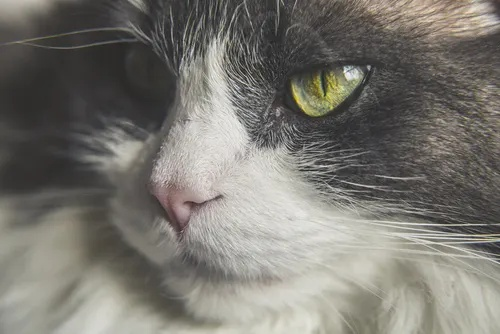
#> input picture image_converted.jpg, 500 x 334 px
$ jupyter execute 'Assignment - 8.ipynb'
#> lines starting #> are read from the running program, lines starting #| are printed output that depends on the picture; after the words box and inside, x2 and y2 are one past the last pixel; in counts of white or black regions, pixels touching at a corner belong together
[cell 1]
import cv2
import numpy as np
import matplotlib.pyplot as plt
from skimage.feature import hog
from skimage import color

image = cv2.imread("image_converted.jpg")
#> image is the input picture: shape (334, 500, 3); mean B, G, R 112.3, 119, 121.2
image = cv2.cvtColor(image, cv2.COLOR_BGR2RGB)
gray = cv2.cvtColor(image, cv2.COLOR_RGB2GRAY)

hog_features, hog_image = hog(gray, orientations=9, pixels_per_cell=(4, 4),
                              cells_per_block=(2, 2), visualize=True, block_norm='L2-Hys')
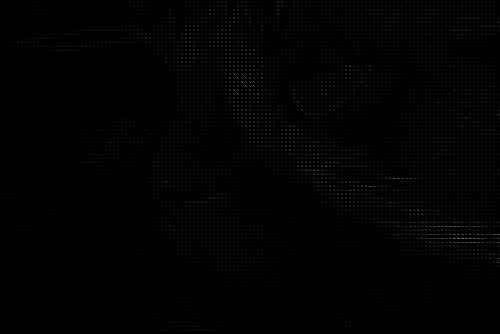
#> hog_image: shape (334, 500) float64; min 0, max 105, mean 2.1

fig, (ax1, ax2) = plt.subplots(1, 2, figsize=(12, 6))

ax1.imshow(image)
ax1.set_title("Original Image")
ax1.axis("off")

ax2.imshow(hog_image, cmap="gray")
ax2.set_title("HOG Features")
ax2.axis("off")

plt.show()
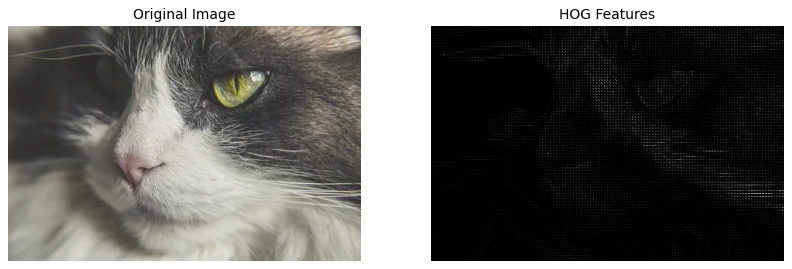
#> figure drawn by matplotlib, 2 panels

[cell 2]
import cv2
import matplotlib.pyplot as plt

# Load the image
img = cv2.imread('pedestrian.jpg')
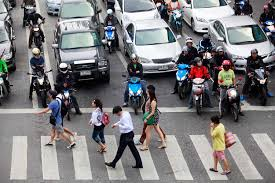
#> input picture pedestrian.jpg, 275 x 183 px
#> img is the input picture: shape (183, 275, 3); mean B, G, R 125.3, 123.4, 124.5
img = cv2.resize(img, (800, 600))  # Optional resizing for speed
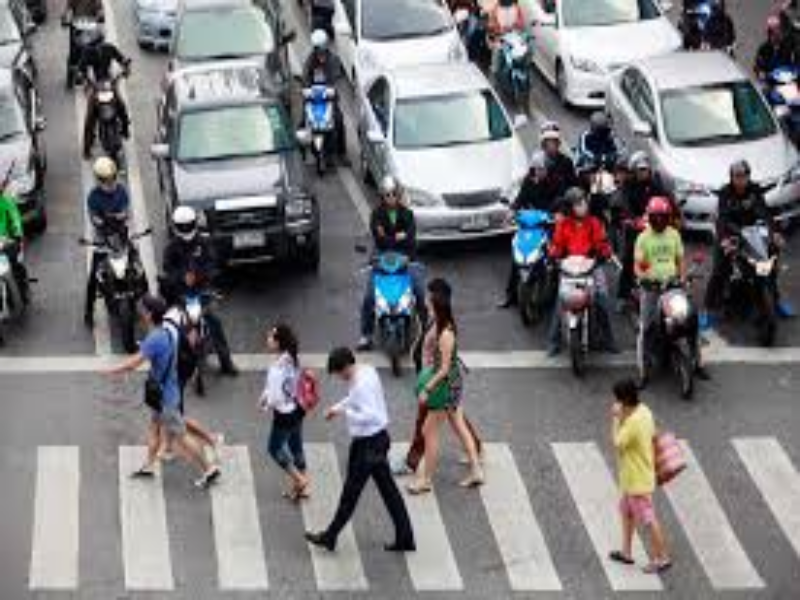
#> img: shape (600, 800, 3); mean B, G, R 125.2, 123.3, 124.3

# Initialize HOG descriptor/person detector
hog = cv2.HOGDescriptor()
hog.setSVMDetector(cv2.HOGDescriptor_getDefaultPeopleDetector())

# Detect people
(rects, weights) = hog.detectMultiScale(
    img,
    winStride=(8, 8),
    padding=(8, 8),
    scale=1.05
)
#> rects = [[61, 209, 91, 181], [580, 376, 112, 223], [51, 4, 95, 189], [232, 305, 108, 215], [600, 170, 118, 236], [106, 276, 107, 214]]; weights = [0.234, 1.15, 0.466, 0.266, 0.576, 0.51]

# Draw bounding boxes
for (x, y, w, h) in rects:
    cv2.rectangle(img, (x, y), (x + w, y + h), (0, 255, 0), 2)
#> this loop made 6 passes
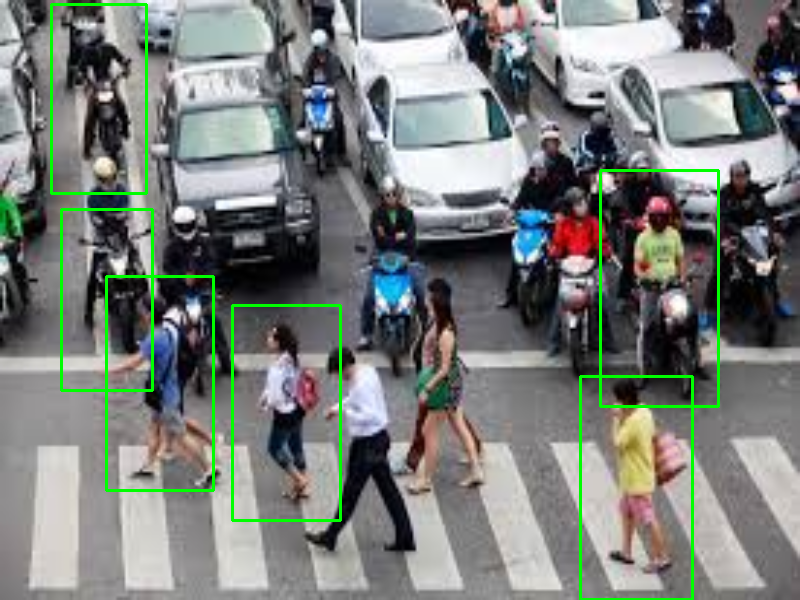
#> img: shape (600, 800, 3); 2.33% of pixels changed, all inside (x1, y1, x2, y2) = (50, 3, 720, 600)

# Convert to RGB for matplotlib
img_rgb = cv2.cvtColor(img, cv2.COLOR_BGR2RGB)

# Plot the image
plt.figure(figsize=(12, 8))
plt.imshow(img_rgb)
plt.title("Pedestrian Detection using HOG")
plt.axis('off')
plt.show()
